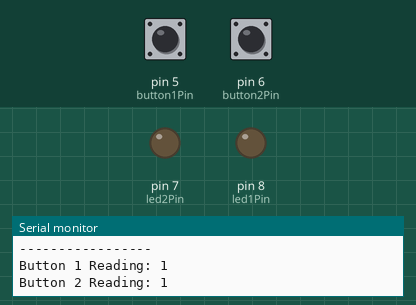
Recording of a sketch running on a simulated Arduino Uno, built with avr-gcc and run on an emulated ATmega328P. Parts: output pins drawn as LEDs (lit = HIGH), the last lines printed to the serial monitor. Dashed ring = blinking. The inputs (shaded band) are chosen by the test bench; at power-on: pin 5 (button1Pin) HIGH, pin 6 (button2Pin) HIGH.

Above: at 1.2 s.
1.3 s: pin 5 (button1Pin) pulled LOW for 0.15 s
At 1.55 s:
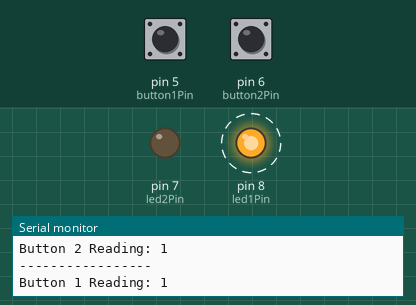
4.3 s: pin 6 (button2Pin) pulled LOW for 0.15 s
At 5.1 s:
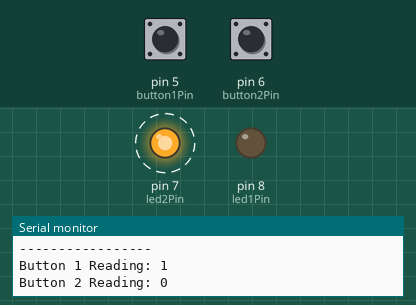
7.4 s: pin 5 (button1Pin) pulled LOW for 1 s
At 7.67 s:
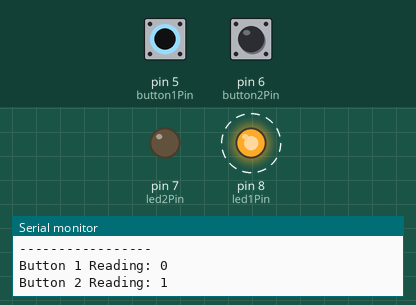
10.4 s: pin 6 (button2Pin) pulled LOW for 1 s
At 11.2 s:
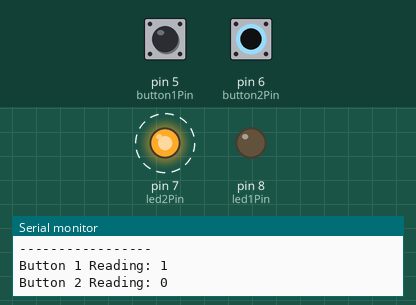
Timing chart, 0 to 15.1 s (numbered marks = the images above; inputs shaded):
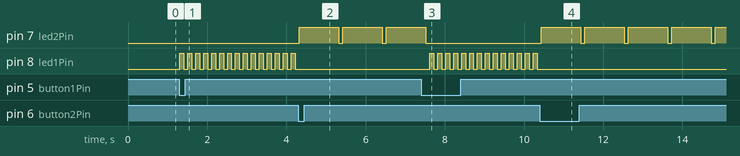

The sketch:

practice-10.ino
```cpp
/**
 * @file practice-10.ino
 * @author fermeridamagni
 * @date 2025-10-22
 * @description Button-controlled LED intermittence system. Two buttons control different LED blinking patterns (short 100ms and long 1000ms intervals).
 */

const int button1Pin = 5;
const int button2Pin = 6;

const int led1Pin = 8;
const int led2Pin = 7;

int isShortLedIntermittenceActive = 0;
int isSLongLedIntermittenceActive = 0;

void shortLedIntermittence(int active) {
  if (active == 1) {
    digitalWrite(led1Pin, HIGH);
    delay(100);
    digitalWrite(led1Pin, LOW);
  } else {
    digitalWrite(led1Pin, LOW);
  }
}

void longLedIntermittence(int active) {
  if (active == 1) {
    digitalWrite(led2Pin, HIGH);
    delay(1000);
    digitalWrite(led2Pin, LOW);
  } else {
    digitalWrite(led2Pin, LOW);
  }
}

void setup() {
  Serial.begin(9600);

  pinMode(button1Pin, INPUT_PULLUP);
  pinMode(button2Pin, INPUT_PULLUP);
  pinMode(led1Pin, OUTPUT);
  pinMode(led2Pin, OUTPUT);
}

void loop() {
  int button1Reading = digitalRead(button1Pin);
  int button2Reading = digitalRead(button2Pin);

  Serial.println("-----------------");
  Serial.print("Button 1 Reading: ");
  Serial.print(button1Reading);
  Serial.println();

  Serial.print("Button 2 Reading: ");
  Serial.print(button2Reading);
  Serial.println();

  if (!button1Reading) {
    isShortLedIntermittenceActive = 1;
    isSLongLedIntermittenceActive = 0;
  }

  if (!button2Reading) {
    isSLongLedIntermittenceActive = 1;
    isShortLedIntermittenceActive = 0;
  }

  if (isShortLedIntermittenceActive) {
    shortLedIntermittence(1);
    longLedIntermittence(0);
  } else {
    shortLedIntermittence(0);
  }

  if (isSLongLedIntermittenceActive) {
    longLedIntermittence(1);
    shortLedIntermittence(0);
  } else {
    longLedIntermittence(0);
  }

  delay(100);  // short delay
}
```

Measured:
- after the input at 1.3 s, pin 8 (led1Pin): alternates HIGH for 0.10 s and LOW for 0.10 s, starting at once
- after the input at 4.3 s, pin 7 (led2Pin): alternates HIGH for 1.0 s and LOW for 0.10 s, starting at once; pin 8 (led1Pin): stops changing and stays LOW
- after the input at 7.4 s, pin 7 (led2Pin): goes on until 7.5 s, then stays LOW; pin 8 (led1Pin): alternates HIGH for 0.10 s and LOW for 0.10 s, starting after 0.22 s
- after the input at 10.4 s, pin 7 (led2Pin): alternates HIGH for 1.0 s and LOW for 0.10 s, starting at once; pin 8 (led1Pin): stops changing and stays LOW
